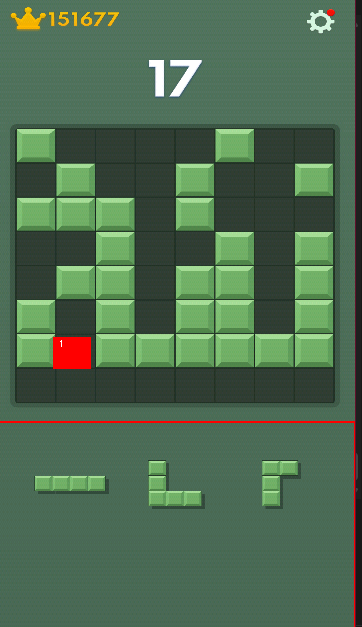
#> input picture debug_issue_2.png, 362 x 627 px
$ python analyze_shapes.py
#> lines starting #> are read from the running program, lines starting #| are printed output that depends on the picture; after the words box and inside, x2 and y2 are one past the last pixel; in counts of white or black regions, pixels touching at a corner belong together
import cv2
import numpy as np

def analyze_shapes(image_path):
#> called with image_path = 'debug_issue_2.png'
    img = cv2.imread(image_path)
#> img is the input picture: shape (627, 362, 3); mean B, G, R 80.4, 107.8, 78.2
    if img is None:
        print("Could not read image")
        return

    print(f"Shape area size: {img.shape}")
#| Shape area size: (627, 362, 3)

    # Convert to HSV
    hsv = cv2.cvtColor(img, cv2.COLOR_BGR2HSV)
#> hsv: shape (627, 362, 3); mean H, S, V 65.2, 79.5, 110.7

    # Green color range in HSV
    # Background is Saturated (S~93), Blocks are less saturated (S~50)
    # Filter by LOW Saturation
    lower_green = np.array([35, 20, 20])
    upper_green = np.array([90, 80, 180]) # S max 80, V max 180

    thresh = cv2.inRange(hsv, lower_green, upper_green)
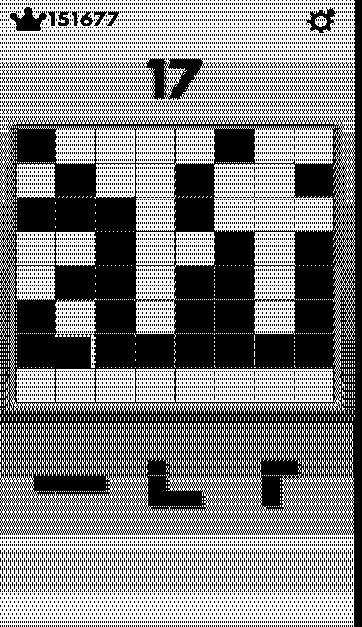
#> thresh: shape (627, 362); 52.2% white; 8808 black regions (8798 under 20 px), largest, box (x1, y1, x2, y2) and area: (0, 0, 362, 627) 82065, (146, 58, 205, 100) 1435, (10, 7, 47, 31) 507
    print(f"Mask non-zero pixels: {cv2.countNonZero(thresh)}")
#| Mask non-zero pixels: 118375

    # Morphological operations
    kernel = np.ones((3,3), np.uint8)
    thresh = cv2.morphologyEx(thresh, cv2.MORPH_OPEN, kernel)
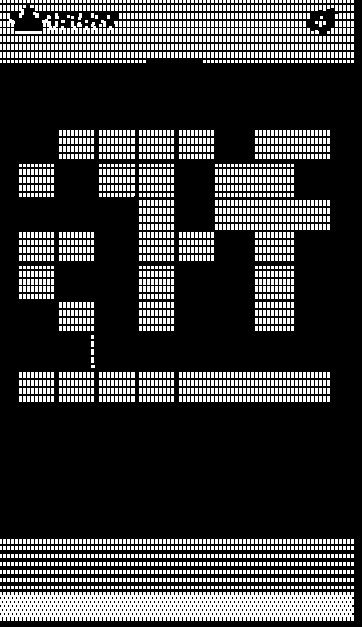
#> thresh: shape (627, 362); 22.4% white; 2689 white regions (2662 under 20 px), largest, box (x1, y1, x2, y2) and area: (0, 592, 354, 621) 8758, (42, 15, 58, 34) 155, (15, 31, 42, 34) 81
    thresh = cv2.morphologyEx(thresh, cv2.MORPH_CLOSE, kernel)
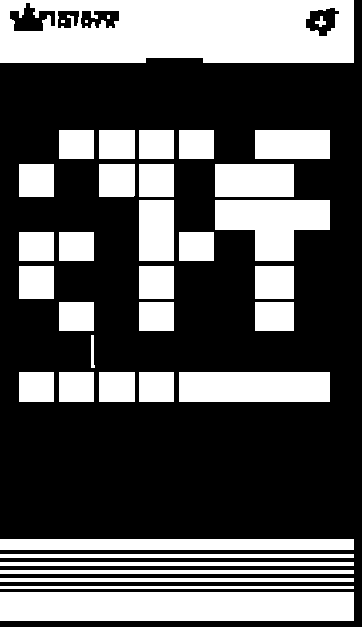
#> thresh: shape (627, 362); 34.7% white; 38 white regions (3 under 20 px)

    cv2.imwrite("debug_shapes_thresh.png", thresh)

    contours, _ = cv2.findContours(thresh, cv2.RETR_EXTERNAL, cv2.CHAIN_APPROX_SIMPLE)
#> contours = 34 contours; largest, box (x1, y1, x2, y2) and area: (0, 0, 354, 63) 21597, (0, 592, 354, 621) 9884, (215, 200, 330, 261) 4485, (179, 372, 330, 402) 4350, (0, 539, 354, 550) 3530

    # Filter small noise AND large background noise
    # Blocks are roughly 50x50 (area ~2500).
    # Max shape size is 3x3 (area ~22500).
    # Filter anything < 500 or > 30000 (to avoid full width lines)
    valid_contours = [cnt for cnt in contours if 500 < cv2.contourArea(cnt) < 30000]
#> valid_contours = 33 contours; largest, box (x1, y1, x2, y2) and area: (0, 0, 354, 63) 21597, (0, 592, 354, 621) 9884, (215, 200, 330, 261) 4485, (179, 372, 330, 402) 4350, (0, 539, 354, 550) 3530

    # Sort by x coordinate
    valid_contours.sort(key=lambda c: cv2.boundingRect(c)[0])

    # Dynamic slots
    # The crop might be slightly off, so let's use fixed relative positions
    # or cluster them.
    # Simple clustering by X coordinate.

    slots = [[], [], []]
    if not valid_contours:
        return

    # Cluster centers
    centers = [cv2.boundingRect(c)[0] + cv2.boundingRect(c)[2]//2 for c in valid_contours]
#> centers = 33 values, max 292 at index 32, min 36 at index 8, mean 156.5

    # We expect 3 clusters. Use K-Means or simple thresholding.
    # Since they are sorted, we can just look for gaps.

    current_slot = 0
    slots[0].append(valid_contours[0])
    last_center = centers[0]
#> last_center = 177

    for i in range(1, len(valid_contours)):
        center = centers[i]
        # If gap is large enough (> 100px), move to next slot
        if center - last_center > 100:
            current_slot += 1
            if current_slot > 2: break # Should not happen if only 3 shapes

        slots[current_slot].append(valid_contours[i])
        last_center = center
#> this loop made 32 passes
#> (center, last_center) on passes 1 to 12: (177, 177), (177, 177), (177, 177), (177, 177), (177, 177), (177, 177), (177, 177), (36, 36), (36, 36), (36, 36), (36, 36), (76, 76)
#> after the loop, current_slot = 0

    for i, slot_contours in enumerate(slots):
        print(f"Slot {i+1}: {len(slot_contours)} contours")
        if slot_contours:
            # Draw bounding box for the whole slot
            all_points = np.concatenate(slot_contours)
            x, y, w, h = cv2.boundingRect(all_points)
            area = cv2.contourArea(all_points)
            print(f"  BBox: x={x}, y={y}, w={w}, h={h}")
            print(f"  Aspect Ratio: {w/h:.2f}")
            print(f"  Area: {area}")

            # Analyze individual contours in the slot
            for cnt in slot_contours:
                cx, cy, cw, ch = cv2.boundingRect(cnt)
                print(f"    Block: x={cx}, y={cy}, w={cw}, h={ch}")

            cv2.rectangle(img, (x, y), (x+w, y+h), (0, 255, 0), 2)
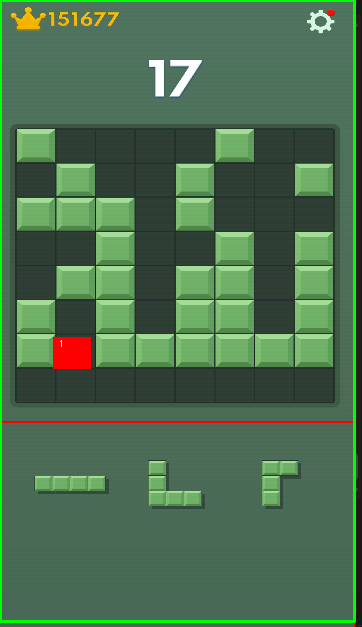
#> img: shape (627, 362, 3); 2.15% of pixels changed, all inside (x1, y1, x2, y2) = (0, 0, 356, 623)

    cv2.imwrite("debug_shapes_analyzed.png", img)

if __name__ == "__main__":
    analyze_shapes("debug_issue_2.png")

$ run again, with debug_board_detection.png copied over debug_issue_2.png
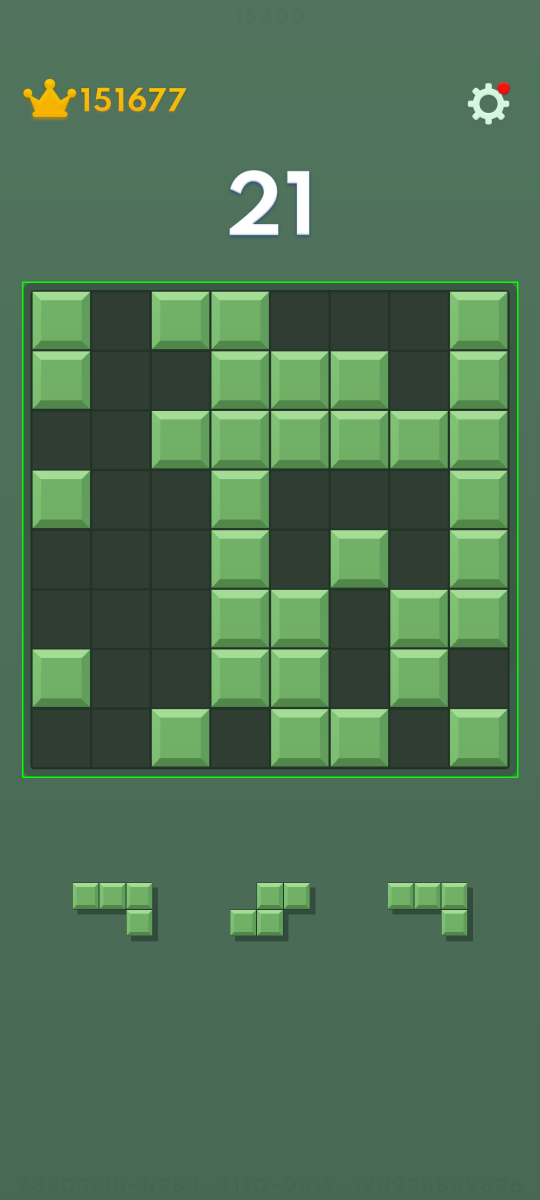
#> input picture debug_board_detection.png, 1080 x 2400 px (shown at 1/2 size)
#> in analyze_shapes, img is the input picture: shape (2400, 1080, 3); mean B, G, R 83.5, 113.3, 78.2
#| Shape area size: (2400, 1080, 3)
#> hsv: shape (2400, 1080, 3); mean H, S, V 66.8, 80.3, 113.6
#| Mask non-zero pixels: 1408375
#> in analyze_shapes, `thresh = cv2.morphologyEx(thresh, cv2.MORPH_CLOSE, kernel)`:
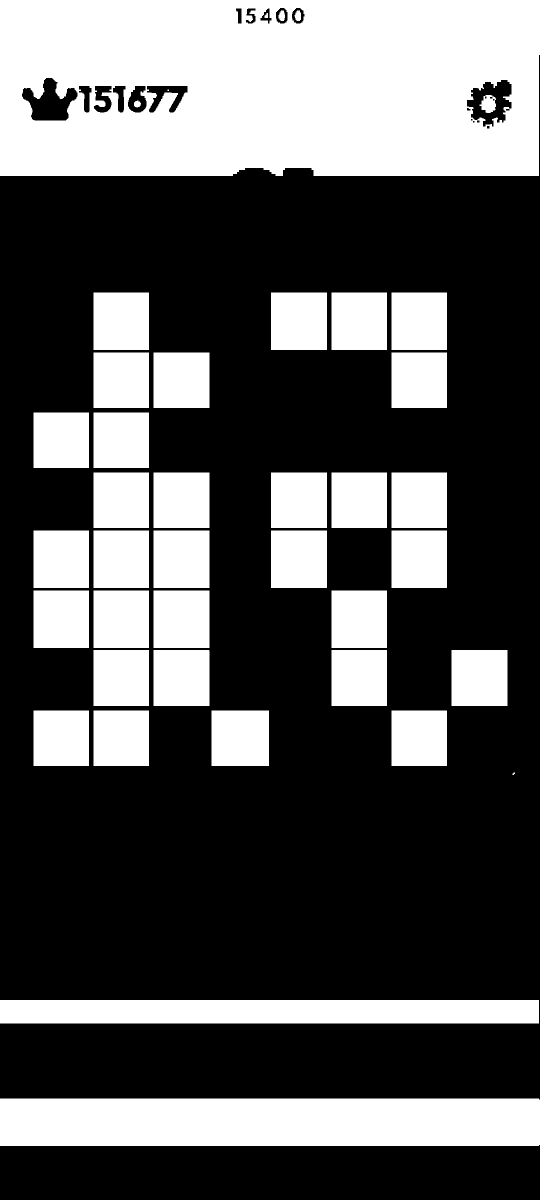
#> thresh: shape (2400, 1080) (shown at 1/2 size); 34.8% white; 41 white regions (2 under 20 px)
#> contours = 35 contours, 1 with area under 20; largest, box (x1, y1, x2, y2) and area: (0, 0, 1080, 352) 376268, (0, 2197, 1080, 2292) 101419, (0, 2000, 1078, 2047) 49542, (307, 1181, 419, 1296) 12654, (542, 1061, 654, 1176) 12654
#> valid_contours = 31 contours; largest, box (x1, y1, x2, y2) and area: (307, 1181, 419, 1296) 12654, (542, 1061, 654, 1176) 12654, (307, 1061, 419, 1176) 12654, (542, 585, 654, 700) 12654, (423, 1421, 538, 1532) 12540
#> centers = 31 values from 122 to 959
#> in analyze_shapes, `last_center = centers[0]`: last_center = 122
#> the loop in analyze_shapes, `for i in range(1, len(valid_contours)):` made 17 passes
#> (center, last_center) on passes 1 to 8: (122, 122), (122, 122), (122, 122), (242, 242), (242, 242), (242, 242), (242, 242), (242, 242)
#> after the loop in analyze_shapes, `for i in range(1, len(valid_contours)):`: current_slot = 3
#> after the loop in analyze_shapes, `for i, slot_contours in enumerate(slots):`:
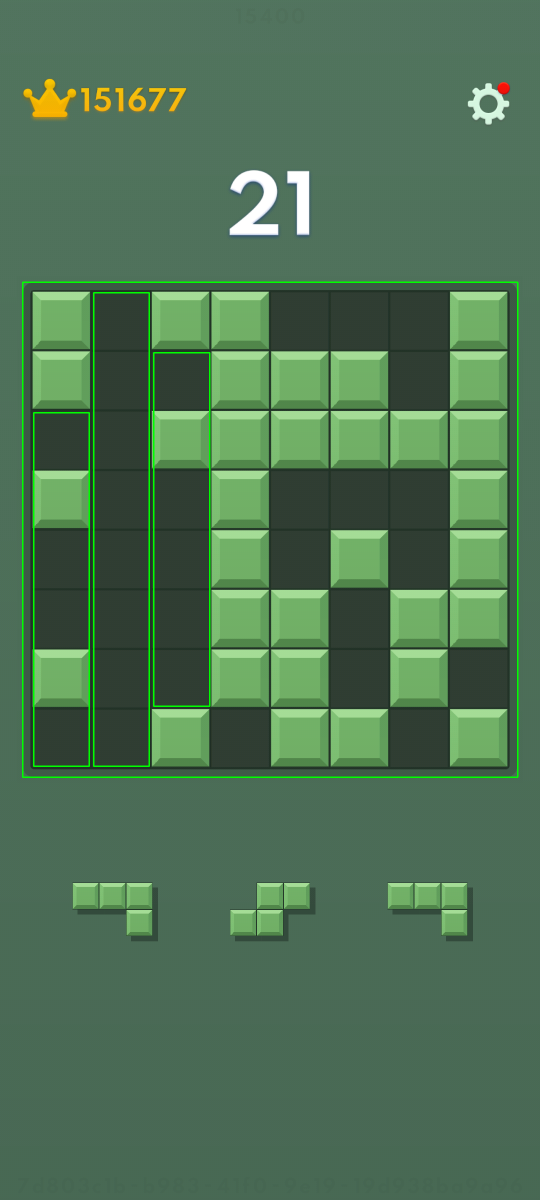
#> img: shape (2400, 1080, 3) (shown at 1/2 size); 0.62% of pixels changed, all inside (x1, y1, x2, y2) = (66, 584, 421, 1534)
